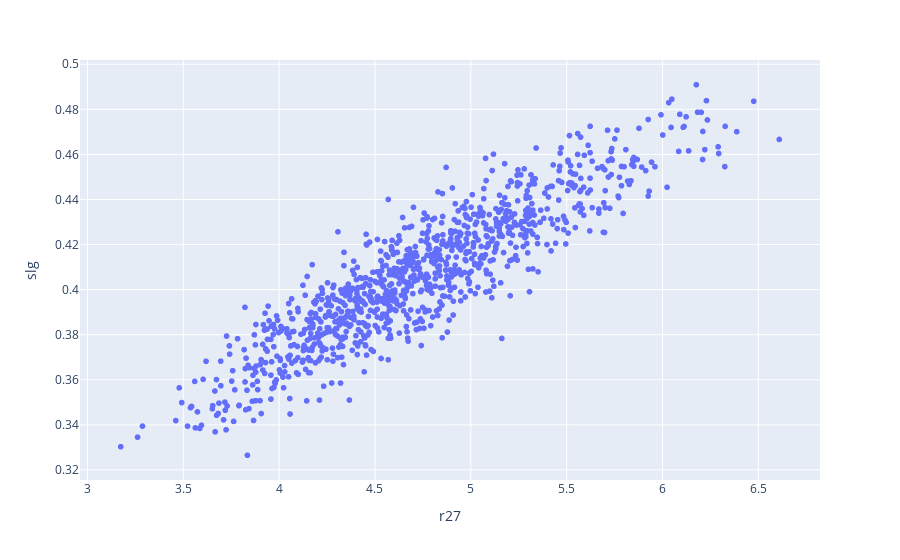

Notebook code cell kept with this figure:
### Code cell
px.scatter(teams, x='r27', y='slg')

### Figure 1 — Plotly figure (JSON) as saved in the notebook; plotly's stock layout.template omitted (floating-point values rounded to 4 significant figures; data arrays with more than 128 entries replaced by an {"elided": "..."} marker saying what was removed)
{"data": [{"hovertemplate": "r27=%{x}<br>slg=%{y}<extra></extra>", "legendgroup": "", "marker": {"color": "#636efa", "symbol": "circle"}, "mode": "markers", "name": "", "showlegend": false, "type": "scattergl", "x": {"elided": "1048 float values"}, "xaxis": "x", "y": {"elided": "1048 float values"}, "yaxis": "y"}], "layout": {"legend": {"tracegroupgap": 0}, "margin": {"t": 60}, "xaxis": {"anchor": "y", "domain": [0, 1], "title": {"text": "r27"}}, "yaxis": {"anchor": "x", "domain": [0, 1], "title": {"text": "slg"}}}}
